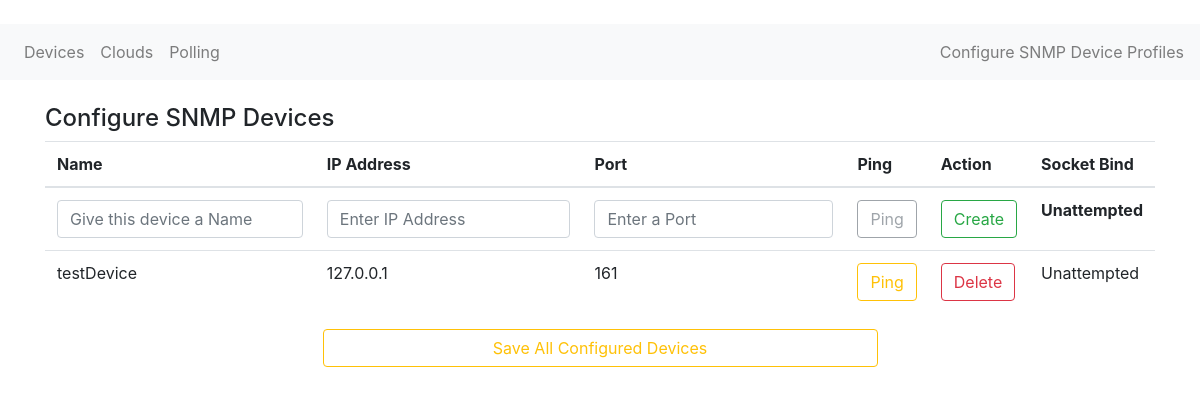
The page /saveDev (signed in) on the database as committed earlier.
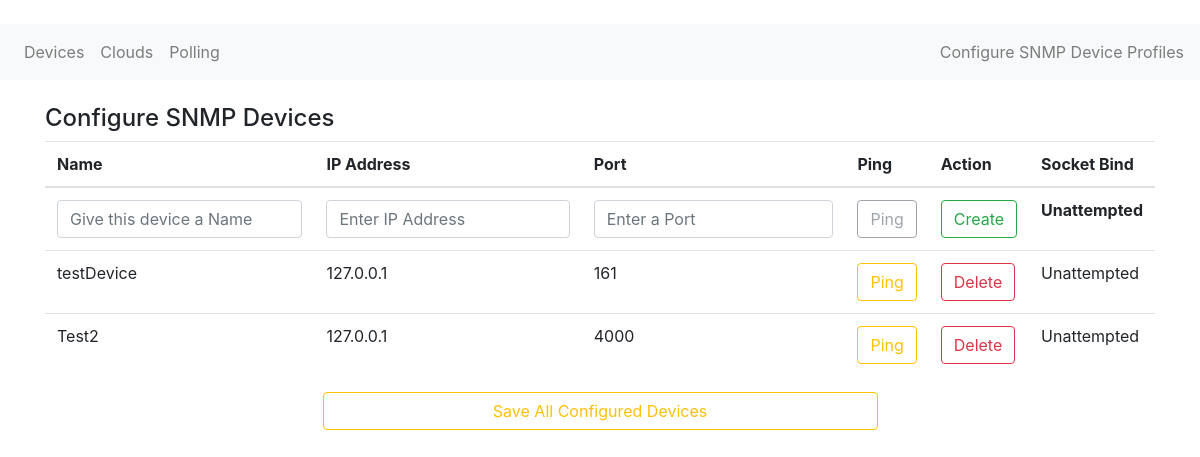
The same page on the database as committed later.
### tables this page shows
CREATE TABLE devices (name TEXT, addr TEXT, port TEXT);

### server.py (the view, shortened to what this page needs)
@app.route('/saveDev', methods=['POST', 'GET'])
def saveDev():
   if not session.get('logged_in'):
      return render_template('login.html')
   if request.method == 'GET':
      conn = sqlite3.connect('database.db')
      conn.row_factory = sqlite3.Row
      cursor = conn.execute("SELECT * FROM devices;")
      rows = cursor.fetchall()
      dev = [dict(ix) for ix in rows]
      print(dev)
      conn.close()
      return render_template('devices.html', devices=dev)

### templates/devices.html (shortened to what this page needs)
﻿<!doctype html>
<html lang="en">
  <head>
    <link rel="stylesheet" href="https://stackpath.bootstrapcdn.com/bootstrap/4.3.1/css/bootstrap.min.css">
  </head>
  <body>
    <nav class="navbar navbar-expand-lg navbar-light bg-light">
      <div class="collapse navbar-collapse" id="navbarText">
        <ul class="navbar-nav mr-auto">
            <a class="nav-link" href="/saveDev">Devices</a>
            <a class="nav-link" href="/saveCloud">Clouds</a>
            <a class="nav-link" href="/saveCoordinates">Polling</a>
        </ul>
        <span class="navbar-text">
          Configure SNMP Device Profiles
        </span>
      </div>
    </nav>
    <div class="container">
    <br />
        <h4>Configure SNMP Devices</h4>
        <table class="table">
          <thead>
            <tr>
              <th scope="col">Name</th>
              <th scope="col">IP Address</th>
              <th scope="col">Port</th>
              <th scope="col">Ping</th>
              <th scope="col">Action</th>
              <th scope="col">Socket Bind</th>
            </tr>
          </thead>
          <tbody id="deviceTable">
            <tr id="control">
              <td> <input type="text" id="devName" class="form-control" placeholder="Give this device a Name"></td>
              <td> <input type="text" id="devIp" class="form-control" placeholder="Enter IP Address"></td>
              <td> <input type="text" id="devPort" class="form-control" placeholder="Enter a Port"></td>
              <th><button type="button" class="btn btn-outline-secondary" disabled>Ping</button></th>
              <th><button type="button" id="addDev" class="btn btn-outline-success">Create</button></th>
              <th>Unattempted</th>
            </tr>
            {% for x in devices %}
              <tr id='{{ x.addr }}a{{ x.port }}'>
                  <td>{{ x.name }} </td>
                  <td>{{ x.addr }}</td>
                  <td>{{ x.port }} </td>
                  <td><button type="button" onclick="ping(this, '{{ x.addr }}' , '{{ x.port }}')" id="ping" class="btn btn-outline-warning">Ping</button></td>
                  <td><button onclick="deleteMe(this)" class="btn btn-outline-danger" type="button">Delete</button></td>
                  <td id="ping{{ x.addr }}-{{ x.port }}">Unattempted</td>
              </tr>
            {% endfor %}
        </table>
    </div>
    <div class="container">
      <div class="row">
        <div class="col text-center">
            <button type="button" class="btn btn-outline-warning float-center col-6" id="saveCfg">Save All Configured Devices</button>
            </div>
        </div>
    </div>
  </body>

Rows that differ between the two databases and show on the page:
added devices: name "Test2", addr "127.0.0.1", port "4000"
